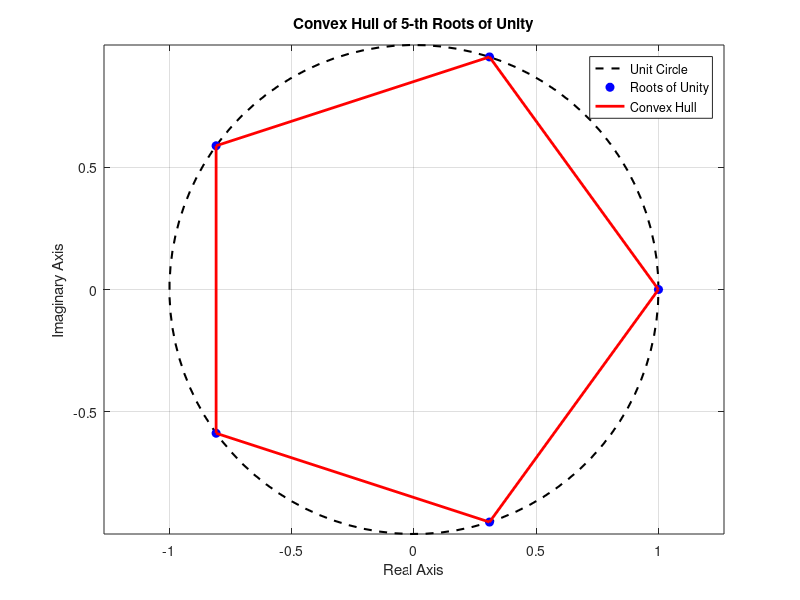

Write the MATLAB code that produced this figure.
function convex_hull_of_unity()
    % input n
    n = input('Enter the number of roots of unity (n) :');
    
    % Step 1: Generate the n-th roots of unity
    angles = linspace(0, 2*pi, n+1); % n+1 points to include 0 and 2*pi
    angles(end) = []; % Remove the last point to avoid duplication
    roots = exp(1i * angles);      % Roots of unity (complex numbers)
    
    % Step 2: Convert roots to (x, y) coordinates
    x = real(roots); % Real part = x-coordinate
    y = imag(roots); % Imaginary part = y-coordinate
    
    % Step 3: Compute the convex hull
    hull_indices = convhull(x, y); % Indices of points forming the convex hull
    
    % Step 4: Plot the unit circle
    figure;
    t = linspace(0, 2*pi, 100); % 100 points for a smooth circle
    plot(cos(t), sin(t), 'k--', 'LineWidth', 1.5); % Plot unit circle
    hold on;
    
    % Step 5: Plot the roots of unity
    plot(x, y, 'bo', 'MarkerFaceColor', 'b'); % Plot roots as blue circles
    
    % Step 6: Plot the convex hull
    plot(x(hull_indices), y(hull_indices), 'r-', 'LineWidth', 2); % Red convex hull
    
    % Step 7: Add labels, title, and legend
    axis equal; % Ensure the circle is not stretched
    grid on;    % Add a grid
    title(['Convex Hull of ', num2str(n), '-th Roots of Unity']);
    xlabel('Real Axis');
    ylabel('Imaginary Axis');
    legend('Unit Circle', 'Roots of Unity', 'Convex Hull');
    hold off;
end